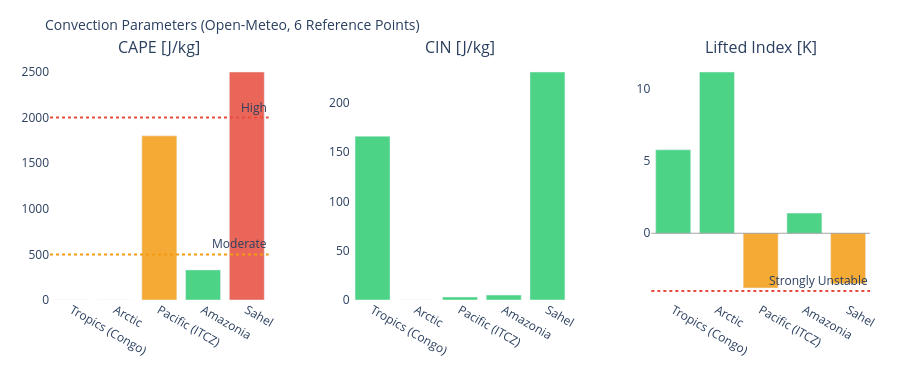

Notebook cell for this chart:
### Markdown cell above
---
## 3. Visualizations

### Code cell
# ============================================================
# CAPE / CIN / LIFTED INDEX – Convection potential
# ============================================================

if not df_atm.empty:
    fig = make_subplots(
        rows=1, cols=3,
        subplot_titles=['CAPE [J/kg]', 'CIN [J/kg]', 'Lifted Index [K]'],
        horizontal_spacing=0.1
    )
    pts = df_atm['point'].tolist()
    pt_colors = ['#E85D24','#185FA5','#888780','#378ADD','#639922','#F2A623']

    # CAPE – höher = mehr Gewitterpotential
    cape_vals = df_atm['cape'].fillna(0).tolist()
    cape_colors = ['#e74c3c' if v > 2000 else '#f39c12' if v > 500 else '#2ecc71'
                   for v in cape_vals]
    fig.add_trace(go.Bar(x=pts, y=cape_vals, marker_color=cape_colors,
                         opacity=0.85, showlegend=False), row=1, col=1)
    fig.add_hline(y=2000, line_dash='dot', line_color='#e74c3c',
                  annotation_text='High', row=1, col=1)
    fig.add_hline(y=500,  line_dash='dot', line_color='#f39c12',
                  annotation_text='Moderate', row=1, col=1)

    # CIN – negativer = stärker gedeckelt (weniger Auslöse)
    cin_vals = df_atm['cin'].fillna(0).tolist()
    cin_colors = ['#e74c3c' if v < -200 else '#f39c12' if v < -50 else '#2ecc71'
                  for v in cin_vals]
    fig.add_trace(go.Bar(x=pts, y=cin_vals, marker_color=cin_colors,
                         opacity=0.85, showlegend=False), row=1, col=2)

    # Lifted Index – negativ = instabil
    li_vals = df_atm['li'].fillna(0).tolist()
    li_colors = ['#e74c3c' if v < -4 else '#f39c12' if v < 0 else '#2ecc71'
                 for v in li_vals]
    fig.add_trace(go.Bar(x=pts, y=li_vals, marker_color=li_colors,
                         opacity=0.85, showlegend=False), row=1, col=3)
    fig.add_hline(y=0, line_color='gray', line_width=0.7, row=1, col=3)
    fig.add_hline(y=-4, line_dash='dot', line_color='#e74c3c',
                  annotation_text='Strongly Unstable', row=1, col=3)

    fig.update_layout(
        title=dict(text='Convection Parameters (Open-Meteo, 6 Reference Points)', font=dict(size=14)),
        height=380, plot_bgcolor='rgba(0,0,0,0)', paper_bgcolor='rgba(0,0,0,0)',
        margin=dict(l=50, r=30, t=60, b=80)
    )
    fig.update_xaxes(tickangle=30)
    fig.show()

### Figure 1 — Plotly figure (JSON) as saved in the notebook; plotly's stock layout.template omitted (floating-point values rounded to 4 significant figures)
{"data": [{"marker": {"color": ["#2ecc71", "#2ecc71", "#f39c12", "#2ecc71", "#e74c3c"]}, "opacity": 0.85, "showlegend": false, "type": "bar", "x": ["Tropics (Congo)", "Arctic", "Pacific (ITCZ)", "Amazonia", "Sahel"], "xaxis": "x", "y": [0.0, 0.0, 1800.0, 330.0, 2500.0], "yaxis": "y"}, {"marker": {"color": ["#2ecc71", "#2ecc71", "#2ecc71", "#2ecc71", "#2ecc71"]}, "opacity": 0.85, "showlegend": false, "type": "bar", "x": ["Tropics (Congo)", "Arctic", "Pacific (ITCZ)", "Amazonia", "Sahel"], "xaxis": "x2", "y": [166.0, 0.0, 3.0, 5.0, 231.0], "yaxis": "y2"}, {"marker": {"color": ["#2ecc71", "#2ecc71", "#f39c12", "#2ecc71", "#f39c12"]}, "opacity": 0.85, "showlegend": false, "type": "bar", "x": ["Tropics (Congo)", "Arctic", "Pacific (ITCZ)", "Amazonia", "Sahel"], "xaxis": "x3", "y": [5.8, 11.2, -3.8, 1.4, -3.5], "yaxis": "y3"}], "layout": {"annotations": [{"font": {"size": 16}, "showarrow": false, "text": "CAPE [J/kg]", "x": 0.1333, "xanchor": "center", "xref": "paper", "y": 1.0, "yanchor": "bottom", "yref": "paper"}, {"font": {"size": 16}, "showarrow": false, "text": "CIN [J/kg]", "x": 0.5, "xanchor": "center", "xref": "paper", "y": 1.0, "yanchor": "bottom", "yref": "paper"}, {"font": {"size": 16}, "showarrow": false, "text": "Lifted Index [K]", "x": 0.8667, "xanchor": "center", "xref": "paper", "y": 1.0, "yanchor": "bottom", "yref": "paper"}, {"showarrow": false, "text": "High", "x": 1, "xanchor": "right", "xref": "x domain", "y": 2000, "yanchor": "bottom", "yref": "y"}, {"showarrow": false, "text": "Moderate", "x": 1, "xanchor": "right", "xref": "x domain", "y": 500, "yanchor": "bottom", "yref": "y"}, {"showarrow": false, "text": "Strongly Unstable", "x": 1, "xanchor": "right", "xref": "x3 domain", "y": -4, "yanchor": "bottom", "yref": "y3"}], "height": 380, "margin": {"b": 80, "l": 50, "r": 30, "t": 60}, "paper_bgcolor": "rgba(0,0,0,0)", "plot_bgcolor": "rgba(0,0,0,0)", "shapes": [{"line": {"color": "#e74c3c", "dash": "dot"}, "type": "line", "x0": 0, "x1": 1, "xref": "x domain", "y0": 2000, "y1": 2000, "yref": "y"}, {"line": {"color": "#f39c12", "dash": "dot"}, "type": "line", "x0": 0, "x1": 1, "xref": "x domain", "y0": 500, "y1": 500, "yref": "y"}, {"line": {"color": "gray", "width": 0.7}, "type": "line", "x0": 0, "x1": 1, "xref": "x3 domain", "y0": 0, "y1": 0, "yref": "y3"}, {"line": {"color": "#e74c3c", "dash": "dot"}, "type": "line", "x0": 0, "x1": 1, "xref": "x3 domain", "y0": -4, "y1": -4, "yref": "y3"}], "title": {"font": {"size": 14}, "text": "Convection Parameters (Open-Meteo, 6 Reference Points)"}, "xaxis": {"anchor": "y", "domain": [0.0, 0.2667], "tickangle": 30}, "xaxis2": {"anchor": "y2", "domain": [0.3667, 0.6333], "tickangle": 30}, "xaxis3": {"anchor": "y3", "domain": [0.7333, 1.0], "tickangle": 30}, "yaxis": {"anchor": "x", "domain": [0.0, 1.0]}, "yaxis2": {"anchor": "x2", "domain": [0.0, 1.0]}, "yaxis3": {"anchor": "x3", "domain": [0.0, 1.0]}}}
